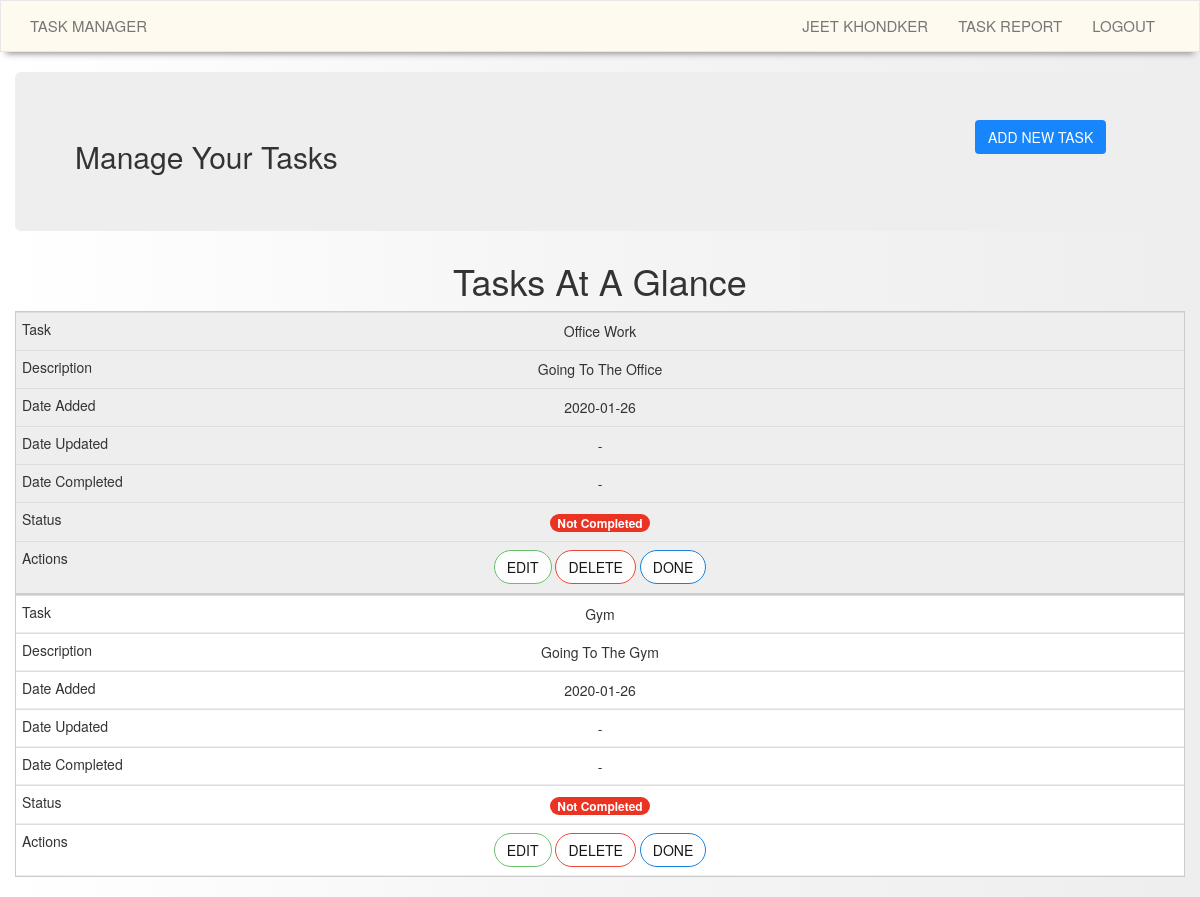
The page /index (signed in) on the database as committed earlier.
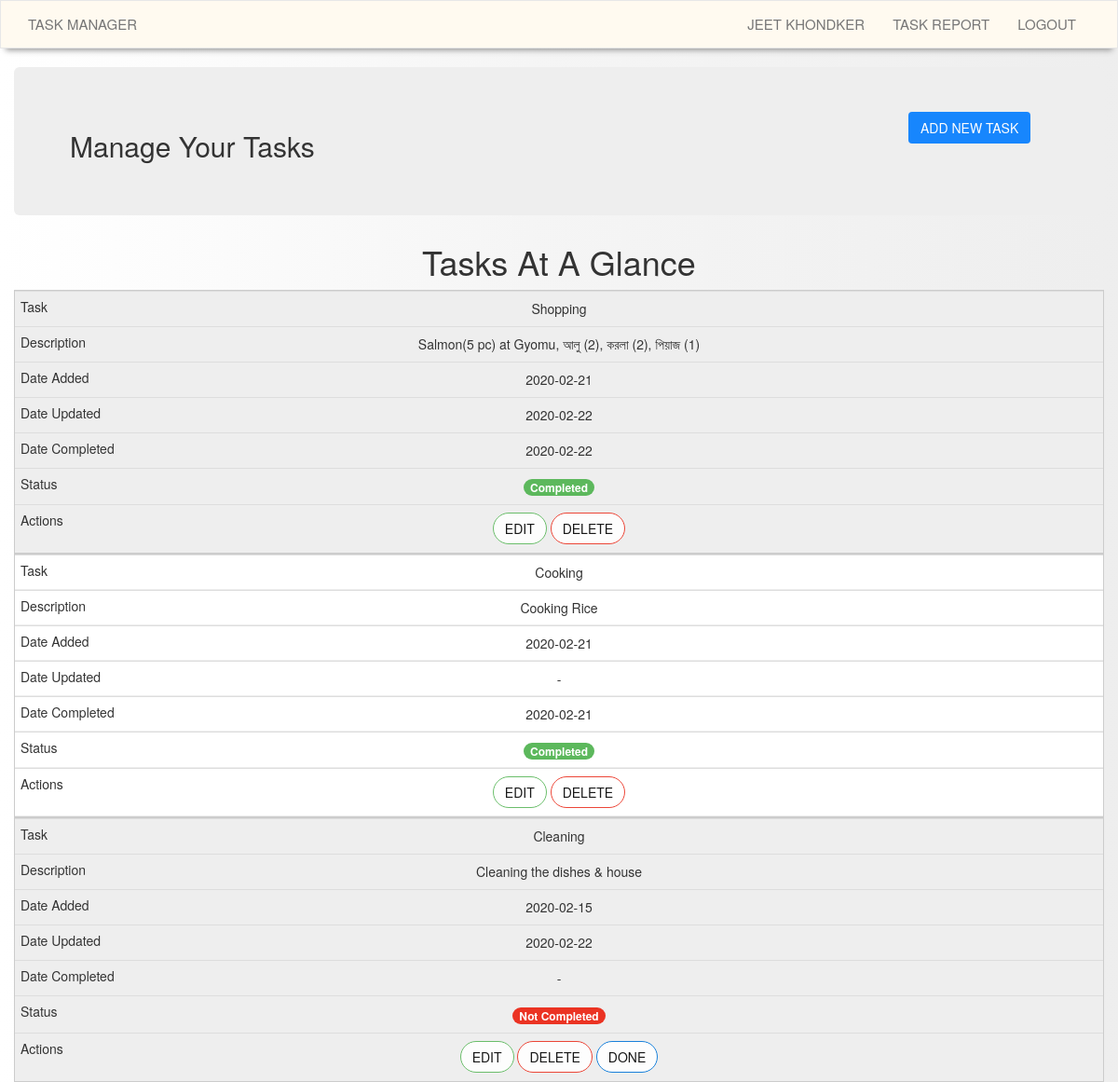
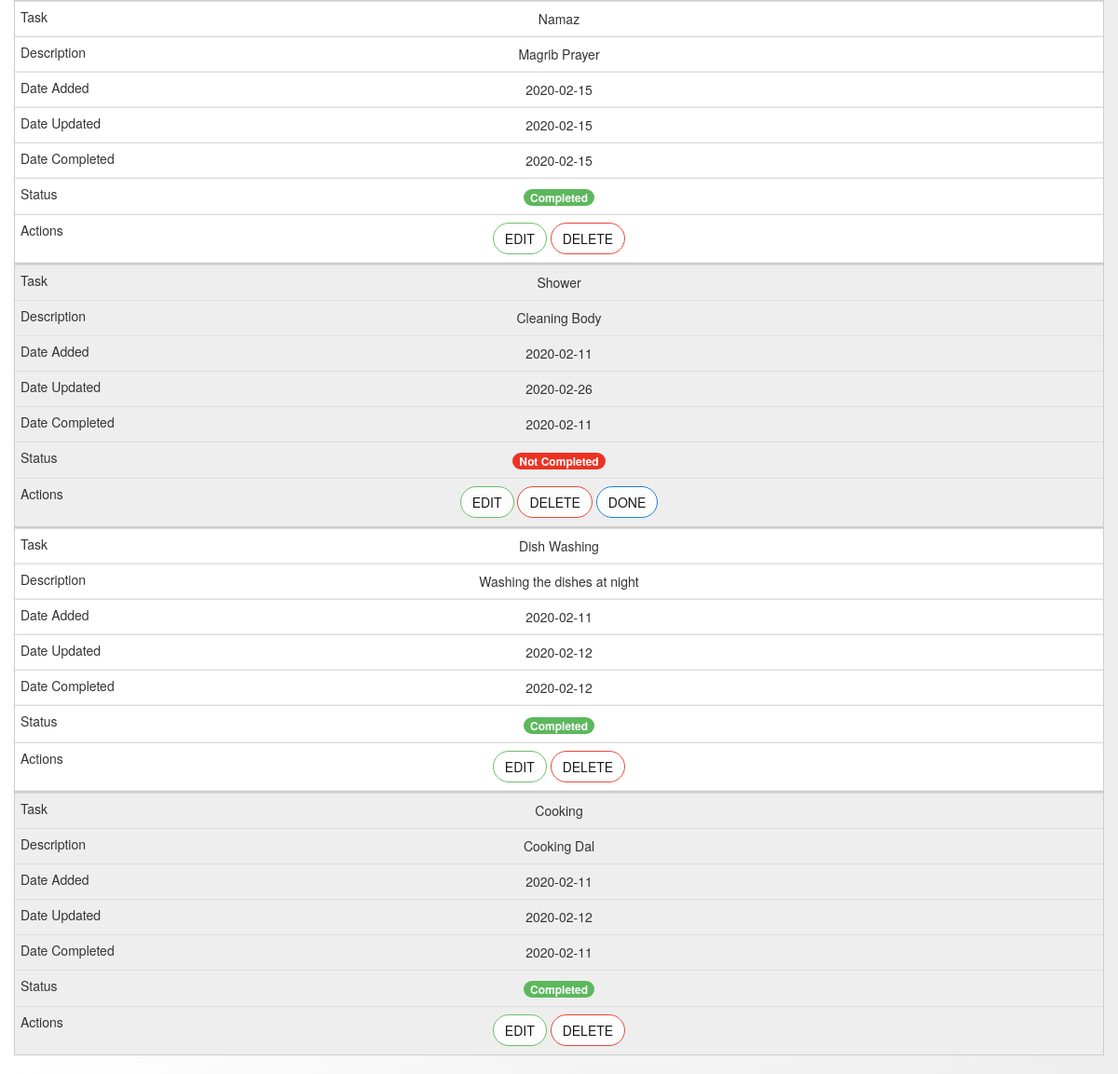
The same page on the database as committed later (2 pictures, top to bottom).
### app/models.py (models this page shows, shortened)
class User(UserMixin, db.Model):
    __tablename__ = "user"
    id = db.Column(db.Integer, primary_key = True)
    username = db.Column(db.String(64), index = True, unique = True)
    firstName = db.Column(db.String(50))
    lastName = db.Column(db.String(50))
    email = db.Column(db.String(120), index = True, unique = True)
    password_hash = db.Column(db.String(128))
    todoitems = db.relationship("ToDo", backref = "owner", lazy = "dynamic")

class ToDo(db.Model):
    __tablename__ = "todoitems"
    item_id = db.Column(db.Integer, primary_key = True)
    title = db.Column(db.String(100), nullable = False)
    description = db.Column(db.String(200), nullable = False)
    date_created = db.Column(db.DateTime, default = datetime.utcnow)
    date_updated = db.Column(db.DateTime)
    date_completed = db.Column(db.DateTime)
    is_completed = db.Column(db.Boolean, default = False, nullable = False)
    user_id = db.Column(db.Integer, db.ForeignKey("user.id"), nullable = False)

### app/routes.py (the view)
@app.route('/', methods = ["POST", "GET"])
@app.route("/index", methods = ["POST", "GET"])
@login_required
def index():
    todoitems = ToDo.query.filter_by(user_id = current_user.id).order_by(ToDo.date_created.desc()).all()
    return render_template("index.html", todoitems = todoitems)

### app/models.py (called while the page is built)
@login.user_loader
def load_user(id):
    return User.query.get(int(id))

### app/routes.py (called while the page is built)
@app.before_request
def before_request():
    g.locale = str(get_locale())

### app/templates/index.html (shortened to what this page needs)
{% extends "base.html" %}
{% block app_content %}
    <div class="container">
        <div class="row">
            <div class="jumbotron">
                <div class="row">
                    <div class="col-md-10">
                        <h2>{{ _("Manage Your Tasks") }}</h2>
                    </div>
                    <div class="col-md-2">
                        <span class="align-middle">
                            <button type="button" class="btn btn-addTask" data-toggle="modal" data-target="#addTask">{{ _("Add New Task") }}</button>
                        </span>
                    </div>
                </div>
            </div>
            <h1 class="text-center">{{ _("Tasks At A Glance") }}</h1>
            {% if todoitems|length < 1 %}
                <h3 class="text-center">{{ _("Currently you dont have any tasks") }}, {{ current_user.firstName }}{{ _(". Create One?") }}</h3>
            {% else %}
                <table class="table table-dark">
                    <tbody>
                        {% for todoitem in todoitems %}
                            {% if todoitem.is_completed == True %}
                                <tr class="data-hover">
                                    <td>{{ todoitem.title }}</td>
                                    <td>{{ todoitem.description }}</td>
                                    <td>{{ todoitem.date_created.date() }}</td>
                                    <td>
                                        {% if todoitem.date_updated != None %}
                                            {{ todoitem.date_updated.date() }}
                                        {% else %}
                                            -
                                        {% endif %}
                                    </td>
                                    <td>
                                        {% if todoitem.date_completed != None %}
                                            {{ todoitem.date_completed.date() }}
                                        {% else %}
                                            -
                                        {% endif %}
                                    </td>
                                    <td><span class="badge badge-completed">{{ _("Completed") }}</span></td>
                                    <td>
                                        <a href="/update/{{ todoitem.item_id }}" class="btn btn-primary edit_button" data-toggle="modal" data-target="#editItem{{todoitem.item_id}}">{{ _("Edit") }}</a>
                                        <a onclick="playDelSound(event);" href="/delete/{{ todoitem.item_id }}" class="btn delete-button">{{ _("Delete") }}</a>
                                    </td>
                                </tr>
                            {% else %}
                                <tr class="data-hover">
                                    <td>{{ todoitem.title }}</td>
                                    <td>{{ todoitem.description }}</td>
                                    <td>{{ todoitem.date_created.date() }}</td>
                                    <td>
                                        {% if todoitem.date_updated != None %}
                                            {{ todoitem.date_updated.date() }}
                                        {% else %}
                                            -
                                        {% endif %}
                                    </td>
                                    <td>
                                        {% if todoitem.date_completed != None %}
                                            {{ todoitem.date_completed.date() }}
                                        {% else %}
                                            -
                                        {% endif %}
                                    </td>
                                    <td><span class="badge badge-incomplete">{{ _("Not Completed") }}</span></td>
                                    <td>
                                        <a href="/update/{{ todoitem.item_id }}" class="btn btn-primary edit_button" data-toggle="modal" data-target="#editItem{{todoitem.item_id}}">{{ _("Edit") }}</a>
                                        <a onclick="playDelSound(event);" href="/delete/{{ todoitem.item_id }}" class="btn delete-button">{{ _("Delete") }}</a>
                                        <a href="/done/{{ todoitem.item_id }}" class="btn btn-tobecomplete">{{ _("Done") }}</a>
                                    </td>
                                </tr>
                            {% endif %}
                        {% endfor %}
                    </tbody>
                </table>
            {% endif %}
        </div>
    </div>
{% endblock %}

### app/templates/base.html (shortened to what this page needs)
{% extends "bootstrap/base.html" %}
{% block styles %}
    {{ super() }}
    <link rel="stylesheet" href="{{ url_for('static', filename='css/mobile-style.css') }}">
    <link rel="stylesheet" href="{{ url_for('static', filename='css/pc-style.css') }}">
{% endblock %}
{% block navbar %}
    <nav class="navbar navbar-default navbar-expand-lg navbar-light bg-light" role="navigation">
        <div class="container">
            <div class="navbar-header">
                <a class="navbar-brand text-uppercase" href="{{ url_for('index') }}">{{ _("Task Manager") }}</a>
            </div>
            <div class="collapse navbar-collapse" id="bs-example-navbar-collapse-1">
                <ul class="nav navbar-nav navbar-right">
                    {% if current_user.is_anonymous %}
                        <li><a href="{{ url_for('login') }}">{{ _("Login") }}</a></li>
                    {% else %}
                        <li><a href="{{ url_for('user', username=current_user.username) }}">{{ current_user.firstName }}&nbsp;{{ current_user.lastName }}</a></li>
                        <li><a href="{{ url_for('view_taskreport', user_id=current_user.id) }}">{{ _("Task Report") }}</a></li>
                        <li><a href="{{ url_for('logout') }}">{{ _("Logout") }}</a></li>
                    {% endif %}
                </ul>
            </div>
        </div>
    </nav>
{% endblock %}
{% block content %}
    <div class="container">
        <div class="row">
            {% block app_content %}{% endblock %}
        </div>
    </div>
{% endblock %}

### app/static/css/mobile-style.css (style rules this page uses)
@media only screen and (max-width: 760px), 
(min-device-width: 768px) and (max-device-width: 1024px) { table, thead, tbody, th, td, tr { display: block; } }
@media only screen and (max-width: 760px), 
(min-device-width: 768px) and (max-device-width: 1024px) { tr { border: 1px solid #ccc; } }
@media only screen and (max-width: 760px), 
(min-device-width: 768px) and (max-device-width: 1024px) { td { border: none; border-bottom: 1px solid #eee; position: relative; padding-left: 50%; } }
@media only screen and (max-width: 760px), 
(min-device-width: 768px) and (max-device-width: 1024px) { td:before { position: absolute; top: 6px; left: 6px; width: 45%; padding-right: 10px; white-space: nowrap; } }
@media only screen and (max-width: 760px), 
(min-device-width: 768px) and (max-device-width: 1024px) { td:nth-of-type(1)::before { content: "Task"; text-align: left; } }
@media only screen and (max-width: 760px), 
(min-device-width: 768px) and (max-device-width: 1024px) { td:nth-of-type(2)::before { content: "Description"; text-align: left; } }
@media only screen and (max-width: 760px), 
(min-device-width: 768px) and (max-device-width: 1024px) { td:nth-of-type(3)::before { content: "Date Added"; text-align: left; } }
@media only screen and (max-width: 760px), 
(min-device-width: 768px) and (max-device-width: 1024px) { td:nth-of-type(4)::before { content: "Date Updated"; text-align: left; } }
@media only screen and (max-width: 760px), 
(min-device-width: 768px) and (max-device-width: 1024px) { td:nth-of-type(5)::before { content: "Date Completed"; text-align: left; } }
@media only screen and (max-width: 760px), 
(min-device-width: 768px) and (max-device-width: 1024px) { td:nth-of-type(6)::before { content: "Status"; text-align: left; } }
@media only screen and (max-width: 760px), 
(min-device-width: 768px) and (max-device-width: 1024px) { td:nth-of-type(7)::before { content: "Actions"; text-align: left; } }
@media only screen and (max-width: 760px), 
(min-device-width: 768px) and (max-device-width: 1024px) { .navbar { background-color: #000; border-radius: 0px; } }
@media only screen and (max-width: 760px), 
(min-device-width: 768px) and (max-device-width: 1024px) { .navbar-brand { color: #fff; text-decoration: none; } }

### app/static/css/pc-style.css (style rules this page uses)
body, html { height: 100%; background: rgba(255,255,255,1); background: -moz-linear-gradient(left, rgba(255,255,255,1) 0%, rgba(245,245,245,0.9) 47%, rgba(237,237,237,0.79) 100%); background: -webkit-gradient(left top, right top, color-stop(0%, rgba(255,255,255,1)), color-stop(47%, rgba(245,245,245,0.9)), color-stop(100%, rgba(237,237,237,0.79))); background: -webkit-linear-gradient(left, rgba(255,255,255,1) 0%, rgba(245,245,245,0.9) 47%, rgba(237,237,237,0.79) 100%); background: -o-linear-gradient(left, rgba(255,255,255,1) 0%, rgba(245,245,245,0.9) 47%, rgba(237,237,237,0.79) 100%); background: -ms-linear-gradient(left, rgba(255,255,255,1) 0%, rgba(245,245,245,0.9) 47%, rgba(237,237,237,0.79) 100%); background: linear-gradient(to right, rgba(255,255,255,1) 0%, rgba(245,245,245,0.9) 47%, rgba(237,237,237,0.79) 100%); filter: progid:DXImageTransform.Microsoft.gradient( startColorstr='#ffffff', endColorstr='#ededed', GradientType=1 ); }
* { box-sizing: border-box; }
a { color: #000; text-decoration: none; }
.navbar-brand { text-transform: uppercase; font-size: 15px; }
.navbar { background-color: #fffaf0; -webkit-box-shadow: 0 8px 6px -6px #999; -moz-box-shadow: 0 8px 6px -6px #999; box-shadow: 0 8px 6px -6px #999; }
table tr td { text-align: center; }
.table { background-color: #fff; }
tr:nth-of-type(odd) { background: #eee; }
.nav li a { text-transform: uppercase; font-size: 15px; }
.btn-addTask { background-color: #007bff; color: #fff; cursor: pointer; opacity: 0.9; text-transform: uppercase; }
.edit_button { background-color: #fff; color: #000; border: 1px solid #5cb85c; border-radius: 25px; cursor: pointer; opacity: 0.9; text-transform: uppercase; }
.delete-button { background-color: #fff; color: #000; border: 1px solid #eb3323; border-radius: 25px; cursor: pointer; opacity: 0.9; text-transform: uppercase; }
.btn-tobecomplete { background-color: #fff; color: #000; border: 1px solid #0275d8; border-radius: 25px; cursor: pointer; opacity: 0.9; text-transform: uppercase; }
.badge-completed { background-color: #5cb85c; }
.badge-incomplete { background-color: #eb3323; }

Rows that differ between the two databases and show on the page:
removed ToDo: title "Office Work", description "Going To The Office", date_created "2020-01-26"
removed ToDo: title "Gym", description "Going To The Gym", date_created "2020-01-26"
added ToDo: title "Shopping", description "Salmon(5 pc) at Gyomu, আলু (2), করলা (2), পিয়াজ (1)", date_created "2020-02-21", date_updated "2020-02-22", date_completed "2020-02-22"
added ToDo: title "Cooking", description "Cooking Rice", date_created "2020-02-21", date_completed "2020-02-21"
added ToDo: title "Cleaning", description "Cleaning the dishes & house", date_created "2020-02-15", date_updated "2020-02-22"
added ToDo: title "Namaz", description "Magrib Prayer", date_created "2020-02-15", date_updated "2020-02-15", date_completed "2020-02-15"
added ToDo: title "Shower", description "Cleaning Body", date_created "2020-02-11", date_updated "2020-02-26", date_completed "2020-02-11"
added ToDo: title "Dish Washing", description "Washing the dishes at night", date_created "2020-02-11", date_updated "2020-02-12", date_completed "2020-02-12"
added ToDo: title "Cooking", description "Cooking Dal", date_created "2020-02-11", date_updated "2020-02-12", date_completed "2020-02-11"
